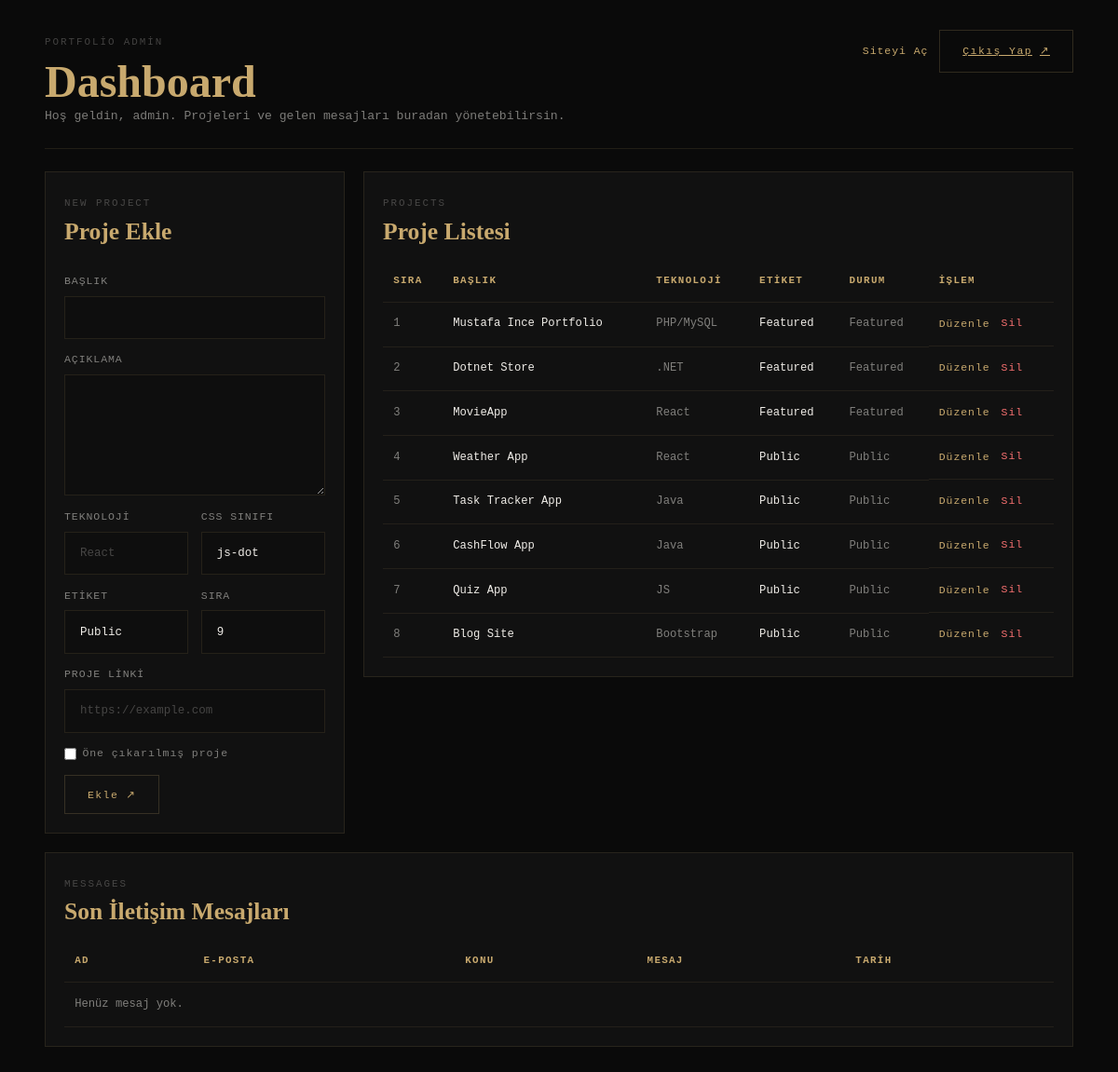
Page /admin/dashboard.php (signed in) on the committed database.
### tables this page shows
CREATE TABLE IF NOT EXISTS projects (
  id INT UNSIGNED AUTO_INCREMENT PRIMARY KEY,
  title VARCHAR(150) NOT NULL,
  description TEXT NOT NULL,
  tech VARCHAR(60) NOT NULL,
  tech_class VARCHAR(60) NOT NULL DEFAULT 'js-dot',
  tag VARCHAR(60) NOT NULL DEFAULT 'Public',
  project_url VARCHAR(255) DEFAULT NULL,
  is_featured TINYINT(1) NOT NULL DEFAULT 0,
  sort_order INT UNSIGNED NOT NULL DEFAULT 0,
  created_at TIMESTAMP NOT NULL DEFAULT CURRENT_TIMESTAMP
);

### admin/dashboard.php (the view, shortened to what this page needs)
<?php
require __DIR__ . '/../includes/db.php';
function e(string $value): string
{
    return htmlspecialchars($value, ENT_QUOTES, 'UTF-8');
}
$editingProject = null;
$projects = $pdo->query('SELECT * FROM projects ORDER BY sort_order ASC, id ASC')->fetchAll();
$messages = $pdo->query('SELECT * FROM messages ORDER BY created_at DESC LIMIT 10')->fetchAll();
$formProject = $editingProject ?? [
    'id' => 0,
    'title' => '',
    'description' => '',
    'tech' => '',
    'tech_class' => 'js-dot',
    'tag' => 'Public',
    'project_url' => '',
    'is_featured' => 0,
    'sort_order' => count($projects) + 1,
];
?>
<!doctype html>
<html lang="tr">
  <head>
    <link rel="stylesheet" href="../assets/css/style.css" />
  </head>
  <body>
    <main class="admin-dashboard">
      <header class="admin-topbar">
        <div>
          <span class="admin-kicker">Portfolio Admin</span>
          <h1>Dashboard</h1>
          <p class="admin-copy">Hoş geldin, <?= e($_SESSION['admin_username'] ?? 'admin') ?>. Projeleri ve gelen mesajları buradan yönetebilirsin.</p>
        </div>
        <div class="admin-actions">
          <a class="admin-link" href="../index.php" target="_blank" rel="noopener">Siteyi Aç</a>
          <a class="form-submit" href="logout.php">
            <span>Çıkış Yap</span>
            <span class="btn-arrow">↗</span>
          </a>
        </div>
      </header>
      <section class="admin-grid">
        <form class="admin-panel project-form" method="post">
          <div class="admin-panel-head">
            <span class="admin-kicker"><?= (int) $formProject['id'] > 0 ? 'Edit Project' : 'New Project' ?></span>
            <h2><?= (int) $formProject['id'] > 0 ? 'Projeyi Düzenle' : 'Proje Ekle' ?></h2>
          </div>
          <label>
            <span>Başlık</span>
            <input class="form-input" type="text" name="title" value="<?= e($formProject['title']) ?>" required />
          </label>
          <label>
            <span>Açıklama</span>
            <textarea class="form-input form-textarea" name="description" required><?= e($formProject['description']) ?></textarea>
          </label>
          <div class="admin-form-row">
            <label>
              <span>Teknoloji</span>
              <input class="form-input" type="text" name="tech" value="<?= e($formProject['tech']) ?>" placeholder="React" required />
            </label>
            <label>
              <span>CSS Sınıfı</span>
              <input class="form-input" type="text" name="tech_class" value="<?= e($formProject['tech_class']) ?>" placeholder="react-dot" />
            </label>
          </div>
          <div class="admin-form-row">
            <label>
              <span>Etiket</span>
              <input class="form-input" type="text" name="tag" value="<?= e($formProject['tag']) ?>" placeholder="Featured" />
            </label>
            <label>
              <span>Sıra</span>
              <input class="form-input" type="number" name="sort_order" value="<?= (int) $formProject['sort_order'] ?>" min="0" />
            </label>
          </div>
          <label>
            <span>Proje Linki</span>
            <input class="form-input" type="url" name="project_url" value="<?= e($formProject['project_url'] ?? '') ?>" placeholder="https://example.com" />
          </label>
          <label class="admin-check">
            <input type="checkbox" name="is_featured" <?= !empty($formProject['is_featured']) ? 'checked' : '' ?> />
            <span>Öne çıkarılmış proje</span>
          </label>
          <div class="admin-form-actions">
            <button class="form-submit" type="submit">
              <span><?= (int) $formProject['id'] > 0 ? 'Güncelle' : 'Ekle' ?></span>
              <span class="btn-arrow">↗</span>
            </button>
          </div>
        </form>
        <section class="admin-panel">
          <div class="admin-panel-head">
            <span class="admin-kicker">Projects</span>
            <h2>Proje Listesi</h2>
          </div>
          <div class="admin-table-wrap">
            <table class="admin-table">
              <thead>
                <tr>
                  <th>Sıra</th>
                  <th>Başlık</th>
                  <th>Teknoloji</th>
                  <th>Etiket</th>
                  <th>Durum</th>
                  <th>İşlem</th>
                </tr>
              </thead>
              <tbody>
                <?php foreach ($projects as $project): ?>
                  <tr>
                    <td><?= (int) $project['sort_order'] ?></td>
                    <td><?= e($project['title']) ?></td>
                    <td><?= e($project['tech']) ?></td>
                    <td><?= e($project['tag']) ?></td>
                    <td><?= !empty($project['is_featured']) ? 'Featured' : 'Public' ?></td>
                    <td class="admin-table-actions">
                      <a class="admin-link" href="dashboard.php?edit=<?= (int) $project['id'] ?>">Düzenle</a>
                      <form method="post" onsubmit="return confirm('Bu projeyi silmek istediğine emin misin?');">
                        <button class="admin-danger" type="submit">Sil</button>
                      </form>
                    </td>
                  </tr>
                <?php endforeach; ?>
              </tbody>
            </table>
          </div>
        </section>
      </section>
      <section class="admin-panel">
        <div class="admin-panel-head">
          <span class="admin-kicker">Messages</span>
          <h2>Son İletişim Mesajları</h2>
        </div>
        <div class="admin-table-wrap">
          <table class="admin-table">
            <thead>
              <tr>
                <th>Ad</th>
                <th>E-posta</th>
                <th>Konu</th>
                <th>Mesaj</th>
                <th>Tarih</th>
              </tr>
            </thead>
            <tbody>
              <?php if ($messages): ?>
                <?php foreach ($messages as $message): ?>
                  <tr>
                    <td><?= e($message['name']) ?></td>
                    <td><?= e($message['email']) ?></td>
                    <td><?= e($message['subject']) ?></td>
                    <td><?= e($message['message']) ?></td>
                    <td><?= e($message['created_at']) ?></td>
                  </tr>
                <?php endforeach; ?>
              <?php else: ?>
                <tr>
                  <td colspan="5">Henüz mesaj yok.</td>
                </tr>
              <?php endif; ?>
            </tbody>
          </table>
        </div>
      </section>
    </main>
  </body>
</html>

### assets/css/style.css (style rules this page uses)
:root { --bg: #0a0a0a; --bg-2: #111111; --bg-3: #161616; --gold: #c8a96e; --gold-dim: rgba(200, 169, 110, 0.15); --gold-border: rgba(200, 169, 110, 0.2); --white: #f0ede8; --gray: rgba(240, 237, 232, 0.5); --gray-dim: rgba(240, 237, 232, 0.25); --font-serif: "Playfair Display", serif; --font-mono: "DM Mono", monospace; --font-sans: "Syne", sans-serif; --ease: cubic-bezier(0.25, 0.46, 0.45, 0.94); --ease-out: cubic-bezier(0.16, 1, 0.3, 1); }
*, *::before, *::after { box-sizing: border-box; margin: 0; padding: 0; }
html { scroll-behavior: smooth; font-size: 16px; }
body { background: var(--bg); color: var(--white); font-family: var(--font-mono); overflow-x: hidden; line-height: 1.6; }
.btn-arrow { transition: transform 0.3s; }
.form-input { width: 100%; border: 1px solid rgba(200, 169, 110, 0.12); background: rgba(10, 10, 10, 0.35); color: var(--white); font-family: var(--font-mono); font-size: 0.78rem; padding: 0.95rem 1rem; outline: none; transition: border-color 0.3s var(--ease), background 0.3s var(--ease); }
.form-input::placeholder { color: var(--gray-dim); }
.form-textarea { min-height: 130px; resize: vertical; }
.form-submit { align-self: flex-start; background: transparent; border: 1px solid var(--gold-border); color: var(--gold); cursor: pointer; display: flex; align-items: center; gap: 0.5rem; font-family: var(--font-mono); font-size: 0.72rem; letter-spacing: 0.12em; padding: 0.8rem 1.5rem; transition: all 0.3s var(--ease); }
.admin-copy, .admin-error { color: var(--gray); font-size: 0.82rem; }
.admin-dashboard { min-height: 100vh; padding: 2rem 4%; background: var(--bg); }
.admin-topbar { display: flex; align-items: flex-start; justify-content: space-between; gap: 2rem; margin-bottom: 1.5rem; border-bottom: 1px solid rgba(200, 169, 110, 0.12); padding-bottom: 1.5rem; }
.admin-topbar h1, .admin-panel h2 { font-family: var(--font-serif); color: var(--gold); line-height: 1.1; }
.admin-topbar h1 { font-size: clamp(2rem, 4vw, 3.5rem); }
.admin-panel h2 { font-size: 1.6rem; }
.admin-kicker { display: inline-block; margin-bottom: 0.45rem; color: var(--gray-dim); font-size: 0.68rem; letter-spacing: 0.18em; text-transform: uppercase; }
.admin-actions, .admin-form-actions, .admin-table-actions { display: flex; align-items: center; gap: 0.75rem; }
.admin-link, .admin-danger { border: 0; background: transparent; color: var(--gold); font-family: var(--font-mono); font-size: 0.72rem; letter-spacing: 0.08em; text-decoration: none; cursor: pointer; }
.admin-danger { color: #f87171; }
.admin-grid { display: grid; grid-template-columns: minmax(320px, 430px) 1fr; gap: 1.25rem; align-items: start; margin-bottom: 1.25rem; }
.admin-panel { border: 1px solid rgba(200, 169, 110, 0.12); background: var(--bg-2); padding: 1.25rem; }
.admin-panel-head { margin-bottom: 1rem; }
.project-form { display: flex; flex-direction: column; gap: 0.85rem; }
.project-form label { display: flex; flex-direction: column; gap: 0.4rem; color: var(--gray); font-size: 0.72rem; letter-spacing: 0.08em; text-transform: uppercase; }
.admin-form-row { display: grid; grid-template-columns: 1fr 1fr; gap: 0.85rem; }
.admin-check { flex-direction: row !important; align-items: center; text-transform: none !important; }
.admin-check input { accent-color: var(--gold); }
.admin-table-wrap { width: 100%; overflow-x: auto; }
.admin-table { width: 100%; border-collapse: collapse; min-width: 720px; }
.admin-table th, .admin-table td { border-bottom: 1px solid rgba(200, 169, 110, 0.1); padding: 0.85rem 0.7rem; text-align: left; vertical-align: top; color: var(--gray); font-size: 0.76rem; }
.admin-table th { color: var(--gold); font-size: 0.68rem; letter-spacing: 0.12em; text-transform: uppercase; }
.admin-table td:nth-child(2), .admin-table td:nth-child(4) { color: var(--white); }

### rows in the picture
projects: tech_class "js-dot", tag "Public", sort_order "7", title "Quiz App", tech "JS"
projects: sort_order "1", title "Mustafa Ince Portfolio", tech "PHP/MySQL", tag "Featured", is_featured "Featured"
projects: sort_order "2", title "Dotnet Store", tech ".NET", tag "Featured", is_featured "Featured"
projects: sort_order "3", title "MovieApp", tech "React", tag "Featured", is_featured "Featured"
projects: sort_order "4", title "Weather App", tech "React", tag "Public", is_featured "Public"
projects: sort_order "5", title "Task Tracker App", tech "Java", tag "Public", is_featured "Public"
projects: sort_order "6", title "CashFlow App", tech "Java", tag "Public", is_featured "Public"
projects: sort_order "8", title "Blog Site", tech "Bootstrap", tag "Public", is_featured "Public"

### other values in the picture
$_SESSION['admin_username'] "admin"
